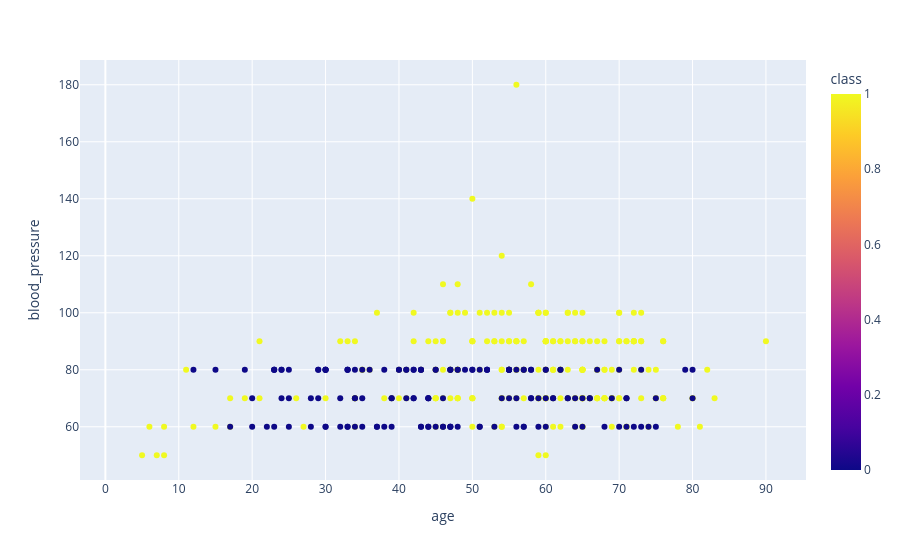

Source (notebook cell):
### Code cell
fig = px.scatter(df,x = 'age',y ='blood_pressure',color = 'class',hover_data= [])
fig.show()

### Figure 1 — Plotly figure (JSON) as saved in the notebook; plotly's stock layout.template omitted (floating-point values rounded to 4 significant figures; data arrays with more than 128 entries replaced by an {"elided": "..."} marker saying what was removed)
{"data": [{"hovertemplate": "age=%{x}<br>blood_pressure=%{y}<br>class=%{marker.color}<extra></extra>", "legendgroup": "", "marker": {"color": {"elided": "400 int values"}, "coloraxis": "coloraxis", "symbol": "circle"}, "mode": "markers", "name": "", "orientation": "v", "showlegend": false, "type": "scatter", "x": {"elided": "400 float values"}, "xaxis": "x", "y": {"elided": "400 float values"}, "yaxis": "y"}], "layout": {"coloraxis": {"colorbar": {"title": {"text": "class"}}, "colorscale": [[0, "#0d0887"], [0.1111, "#46039f"], [0.2222, "#7201a8"], [0.3333, "#9c179e"], [0.4444, "#bd3786"], [0.5556, "#d8576b"], [0.6667, "#ed7953"], [0.7778, "#fb9f3a"], [0.8889, "#fdca26"], [1, "#f0f921"]]}, "legend": {"tracegroupgap": 0}, "margin": {"t": 60}, "xaxis": {"anchor": "y", "domain": [0, 1], "title": {"text": "age"}}, "yaxis": {"anchor": "x", "domain": [0, 1], "title": {"text": "blood_pressure"}}}}
